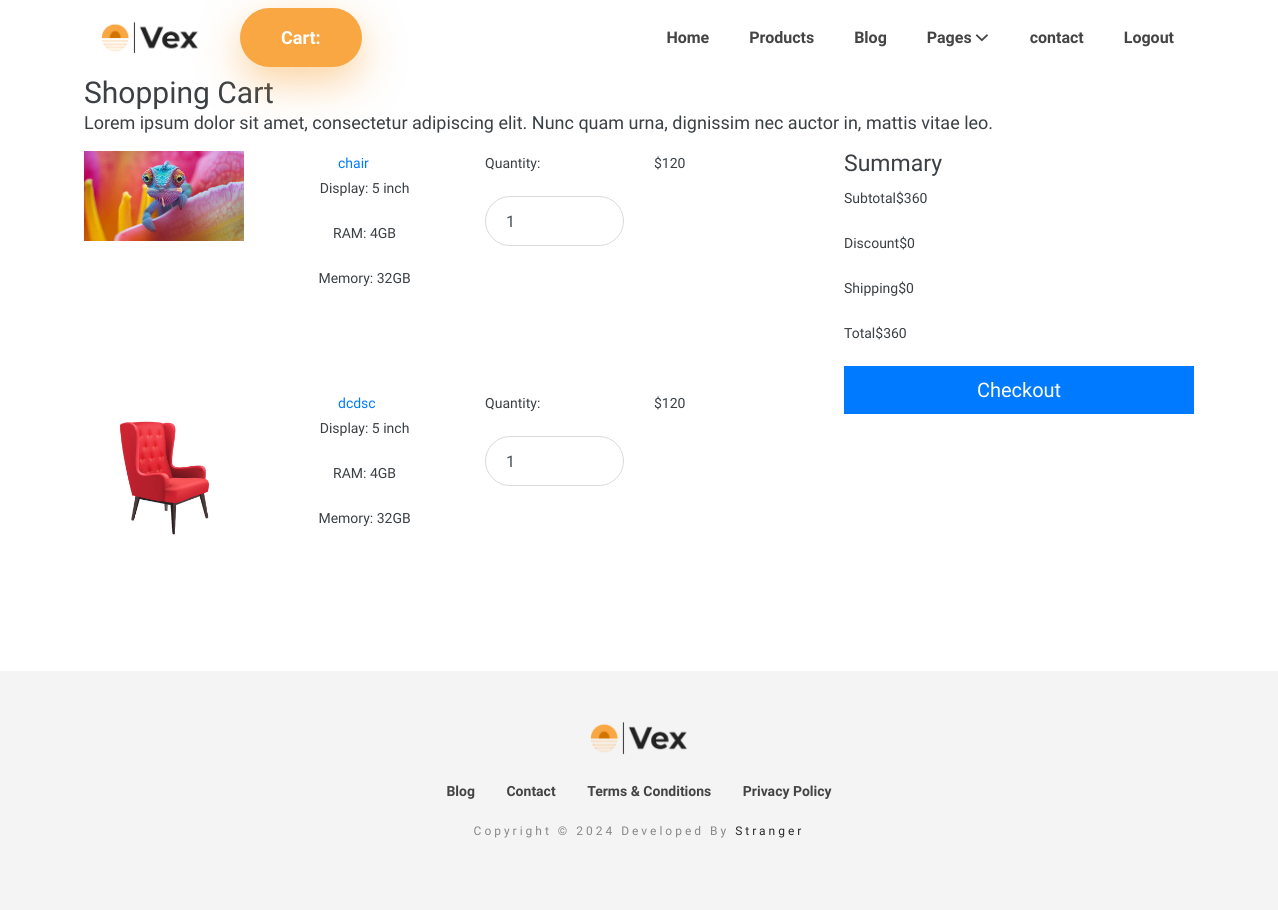
The page /cart/ (signed in) on the database as committed earlier.
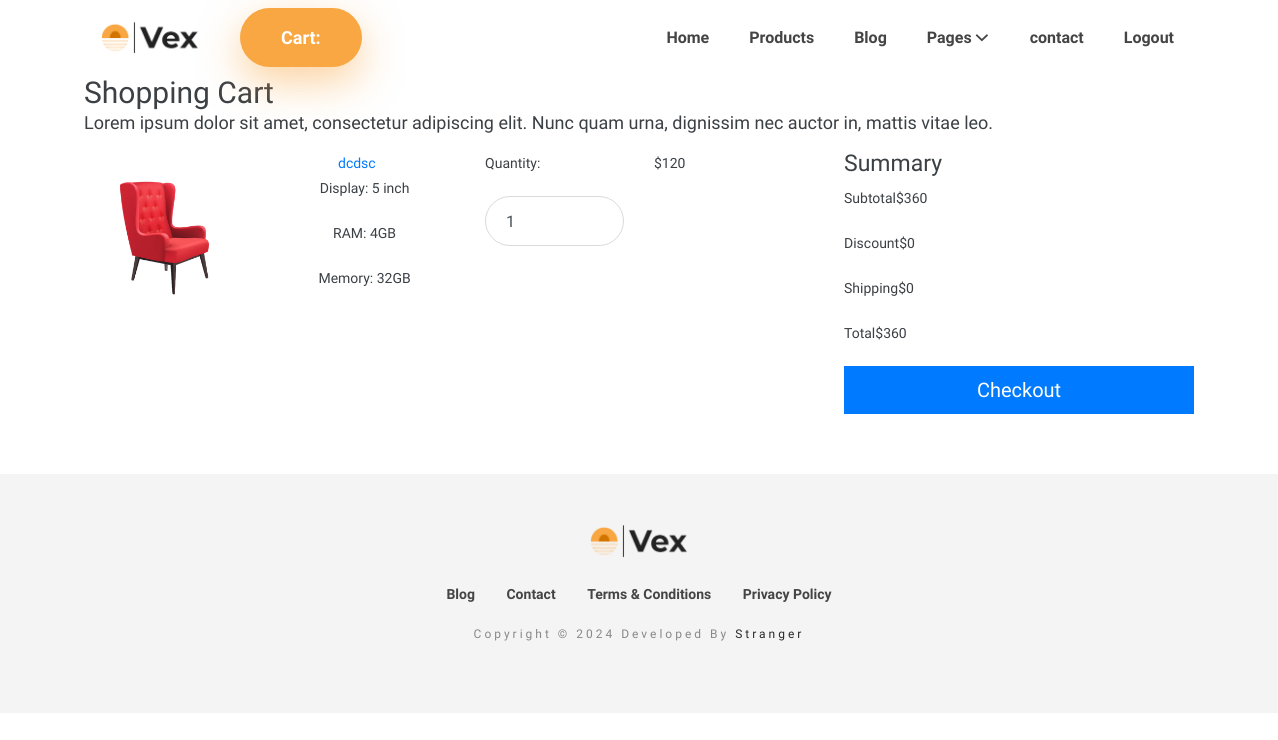
The same page on the database as committed later.
### shop/models.py (models this page shows, shortened)
class Cart(models.Model):
    user = models.ForeignKey(User,on_delete=models.CASCADE)
    product = models.ForeignKey(Products,on_delete=models.CASCADE)
    color = models.CharField(max_length=550,default="")
    Size = models.CharField(max_length=550,default="medium")
    quantity = models.IntegerField()

class Products(models.Model):
    name = models.CharField(max_length=550)
    desp = models.TextField()
    orgianal_price = models.IntegerField()
    discount_price = models.IntegerField()
    id = models.CharField(max_length=50,default=uuid.uuid4,primary_key=True,editable=False)
    colors = models.ManyToManyField("shop.Colors")
    size = MultiSelectField(choices=SizeChoice,max_length=255,default=SizeChoice.medium)
    image1 = models.ImageField(upload_to="product_images/",default="watch.png")
    image2 = models.ImageField(upload_to="product_images/",null=True,blank=True)
    image3 = models.ImageField(upload_to="product_images/",null=True,blank=True)
    image4 = models.ImageField(upload_to="product_images/",null=True,blank=True)

### shop/views.py (the view)
# urls.py: path("cart/",views.cart_summary,name="cart_summary"),
def cart_summary(request):
    cart_items = Cart.objects.filter(user=request.user)
    context = {
        "cart_items":cart_items
    }
    return render(request,"cart_summary.html",context)

### templates/cart_summary.html (shortened to what this page needs)
{% extends "layout_a.html" %}
{% block content %}
<!DOCTYPE html>
<html>
<head>
	<link rel="stylesheet" href="https://maxcdn.bootstrapcdn.com/bootstrap/4.0.0/css/bootstrap.min.css">
	<link rel="stylesheet" href="assets/css/style.css">
</head>
<body>
	<main class="page">
	 	<section class="shopping-cart dark">
	 		<div class="container">
		        <div class="block-heading">
		          <h2>Shopping Cart</h2>
		          <p>Lorem ipsum dolor sit amet, consectetur adipiscing elit. Nunc quam urna, dignissim nec auctor in, mattis vitae leo.</p>
		        </div>
		        <div class="content">
	 				<div class="row">
	 					<div class="col-md-12 col-lg-8">
	 						<div class="items">
								{% for item in cart_items  %}
				 				<div class="product">
				 					<div class="row">
					 					<div class="col-md-3">
					 						<img class="img-fluid mx-auto d-block image" src="{{ item.product.image1.url  }}">
					 					</div>
					 					<div class="col-md-8">
					 						<div class="info">
						 						<div class="row">
							 						<div class="col-md-5 product-name">
							 							<div class="product-name">
								 							<a href="#" class="text-decoration-none d-inline text-center mx-5 px-3 fs-4 fw-bold ">{{ item.product.name }}</a>
								 							<div class="product-info">
									 							<div>Display: <span class="value">5 inch</span></div>
									 							<div>RAM: <span class="value">4GB</span></div>
									 							<div>Memory: <span class="value">32GB</span></div>
									 						</div>
									 					</div>
							 						</div>
							 						<div class="col-md-4 quantity">
							 							<label for="quantity">Quantity:</label>
							 							<input id="quantity" type="number" value ="1" class="form-control quantity-input">
							 						</div>
							 						<div class="col-md-3 price">
							 							<span>$120</span>
							 						</div>
							 					</div>
							 				</div>
					 					</div>
					 				</div>
				 				</div>
								 {% endfor %}
				 			</div>
			 			</div>
			 			<div class="col-md-12 col-lg-4">
			 				<div class="summary">
			 					<h3>Summary</h3>
			 					<div class="summary-item"><span class="text">Subtotal</span><span class="price">$360</span></div>
			 					<div class="summary-item"><span class="text">Discount</span><span class="price">$0</span></div>
			 					<div class="summary-item"><span class="text">Shipping</span><span class="price">$0</span></div>
			 					<div class="summary-item"><span class="text">Total</span><span class="price">$360</span></div>
			 					<button type="button" class="btn btn-primary btn-lg btn-block">Checkout</button>
				 			</div>
			 			</div>
		 			</div>
		 		</div>
	 		</div>
		</section>
	</main>
</body>
</body>
{% endblock content %}

### templates/layout_a.html (shortened to what this page needs)
{% extends "base.html" %}

### templates/base.html (shortened to what this page needs)
{% load static %}
<!DOCTYPE html>
<html lang="en">
<head>
  <link rel="stylesheet" href="{% static "plugins/bootstrap/bootstrap.min.css" %} ">
  <link rel="stylesheet" href="{% static "plugins/themefisher-font/themefisher-font.min.css" %} ">
  <link rel="stylesheet" href="{% static "plugins/slick/slick.min.css" %} ">
  <link href="{% static 'css/style.css' %}" rel="stylesheet">
</head>
<header class="navigation sticky-top bg-white">
  <div class="container">
    <nav class="navbar navbar-expand-lg navbar-light">
      <a class="navbar-brand" href="{% url "home" %}"> <img src="{% static "images/logo.png" %}" alt="Vex" width="100px">
      </a>
      {% if request.user.is_authenticated %}
					<a href="{% url "cart_summary" %}" class="ml btn btn-main">Cart:{{ cart.total_items  }} {% block item_count %}{% endblock item_count %}</a>
          {% endif %}
      <div class="collapse navbar-collapse text-center" id="navigation">
        <ul class="navbar-nav ml-auto mr-n0 mr-md-n3">
          <li class="nav-item">
            <a class="nav-link" href="{% url "home" %}">Home</a>
          </li>
          <li class="nav-item">
            <a class="nav-link" href="{% url "products" %}">Products</a>
          </li>
          <li class="nav-item">
            <a class="nav-link" href="blog.html">Blog</a>
          </li>
          <li class="nav-item dropdown">
            <a class="nav-link dropdown-toggle" href="#!" id="dropdown03" data-toggle="dropdown" aria-haspopup="true" aria-expanded="false">Pages <i class="tf-ion-chevron-down"></i></a>
          </li>
          <li class="nav-item">
            <a class="nav-link" href="index.html#testimonial">contact</a>
          </li>
          {% if request.user.is_authenticated %}
          <li class="nav-item">
            <a class="nav-link" href="{% url "account_logout" %}">Logout</a>
          </li>
          {% endif %}
        </ul>
      </div>
    </nav>
  </div>
</header>
    {% block content %}
    {% endblock content %}
  </body>
  </html>
  <footer>
    <div class="container text-center">
      <div class="row">
        <div class="col-md-12">
          <div class="block">
            <a href="index.html" class="mb-4 d-inline-block"> <img src="{% static "images/logo.png" %}" alt="Vex" width="100px"> </a>
            <ul class="list-inline footer-menu">
              <li class="list-inline-item">
                <a href="blog.html">Blog</a>
              </li>
              <li class="list-inline-item">
                <a href="contact.html">Contact</a>
              </li>
              <li class="list-inline-item">
                <a href="terms-conditions.html">Terms &amp; Conditions</a>
              </li>
              <li class="list-inline-item">
                <a href="privacy-policy.html">Privacy Policy</a>
              </li>
            </ul>
            <p class="copyright-text">Copyright &copy; 2024 Developed By <a href="https://instagram.com/stranger.conf">Stranger</a></p>
          </div>
        </div>
      </div>
    </div>
  </footer>

### static/css/style.css (style rules this page uses)
html { overflow-x: hidden; }
body { font-size: 14px; font-weight: 300; line-height: 25px; color: #3b4045; font-family: "Josefin Sans", sans-serif; -webkit-font-smoothing: antialiased; }
h1, h2, h3, h4, h5, h6 { font-weight: 300; margin: 0px; }
h2, .h2 { font-size: 30px; line-height: 35px; }
h3, .h3 { font-size: 23px; line-height: 25px; }
p { font-size: 18px; line-height: 25px; }
ul { padding: 0; margin: 0; list-style: none; }
a { transition: all 0.2s ease-in-out 0s; }
a, a:active, a:focus, a:active { text-decoration: none; }
.ml { margin-left: 40px; background-color: #f9a743; font-weight: bold; }
.text-center { text-align: center; }
.btn { border-radius: 0; text-decoration: none !important; }
.btn-main { color: #fff; border-radius: 30px; font-size: 18px; padding: 15px 40px; display: inline-block; background-color: #f9a743; box-shadow: 0 15px 40px rgba(249, 167, 68, 0.5); background-image: linear-gradient(bottom, rgba(255, 239, 206, 0) 0%, rgba(255, 239, 206, 0.25) 100%); }
.navbar-brand { color: #444; font-size: 25px; margin: 0; line-height: 1; }
.nav-link { font-size: 16px; font-weight: bold; padding: 10px 20px !important; }
.navbar-light .navbar-nav .nav-link { color: #444; }
.navigation .dropdown-toggle::after { display: none; }
.navigation .dropdown-toggle > i { font-size: 14px; }
.footer-menu a { font-size: 14; font-weight: 700; color: #444; padding: 10px; }
footer { text-align: center; background: #f4f4f4; padding: 50px 0px; }
footer p.copyright-text { font-weight: 300; font-size: 12px; color: #888; letter-spacing: 3px; margin-top: 15px; }
footer p.copyright-text a { color: #282828; }
.product-info { text-align: center; }
.form-control { border: 1px solid #dadada; border-radius: 35px; height: 50px; padding-left: 20px; padding-right: 20px; }
.form-control::placeholder { font-size: 80%; }
.content * { margin-bottom: 20px; }
.content a { text-decoration: underline; }
.content h1, .content h2, .content h3, .content h4, .content h5, .content h6 { margin-bottom: 10px; }

Rows that differ between the two databases and show on the page:
removed Cart: product.image1 (picture), product.name "chair"
